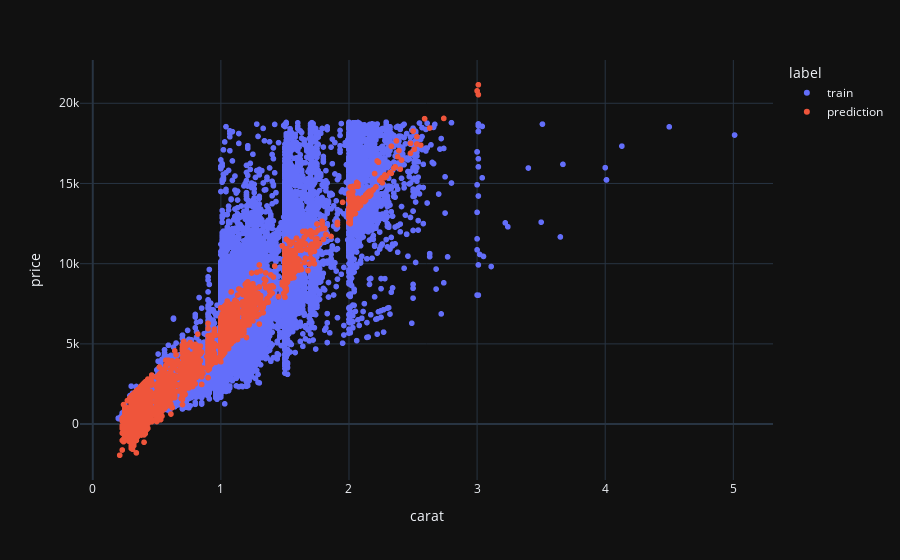

Notebook code cell kept with this figure:
### Code cell
fig = px.scatter(data_frame=data, x='carat', y='price', color='label', template='plotly_dark', title='Carat vs Price')
fig.show()

### Figure 1 — Plotly figure (JSON) as saved in the notebook; plotly's stock layout.template omitted (floating-point values rounded to 4 significant figures; data arrays with more than 128 entries replaced by an {"elided": "..."} marker saying what was removed)
{"data": [{"hovertemplate": "label=train<br>carat=%{x}<br>price=%{y}<extra></extra>", "legendgroup": "train", "marker": {"color": "#636efa", "symbol": "circle"}, "mode": "markers", "name": "train", "showlegend": true, "type": "scattergl", "x": {"elided": "50000 float values"}, "xaxis": "x", "y": {"elided": "50000 int values"}, "yaxis": "y"}, {"hovertemplate": "label=prediction<br>carat=%{x}<br>price=%{y}<extra></extra>", "legendgroup": "prediction", "marker": {"color": "#EF553B", "symbol": "circle"}, "mode": "markers", "name": "prediction", "showlegend": true, "type": "scattergl", "x": {"elided": "3000 float values"}, "xaxis": "x", "y": {"elided": "3000 float values"}, "yaxis": "y"}], "layout": {"legend": {"title": {"text": "label"}, "tracegroupgap": 0}, "margin": {"t": 60}, "xaxis": {"anchor": "y", "domain": [0, 1], "title": {"text": "carat"}}, "yaxis": {"anchor": "x", "domain": [0, 1], "title": {"text": "price"}}}}
